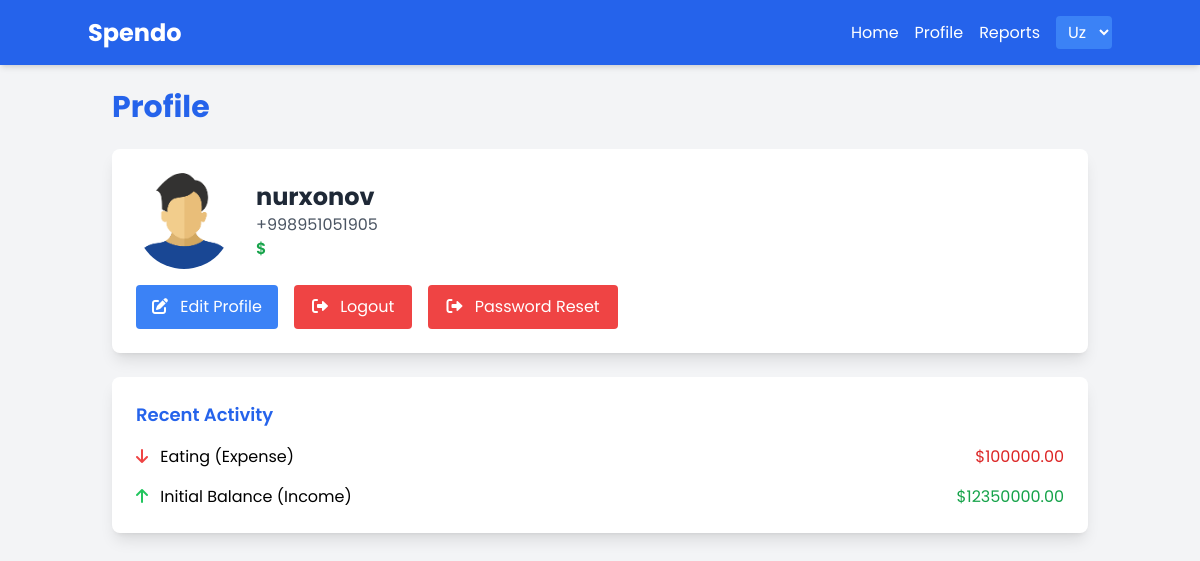
/en/account/nurxonov/profile/ (signed in), run on an earlier commit of the app's database.
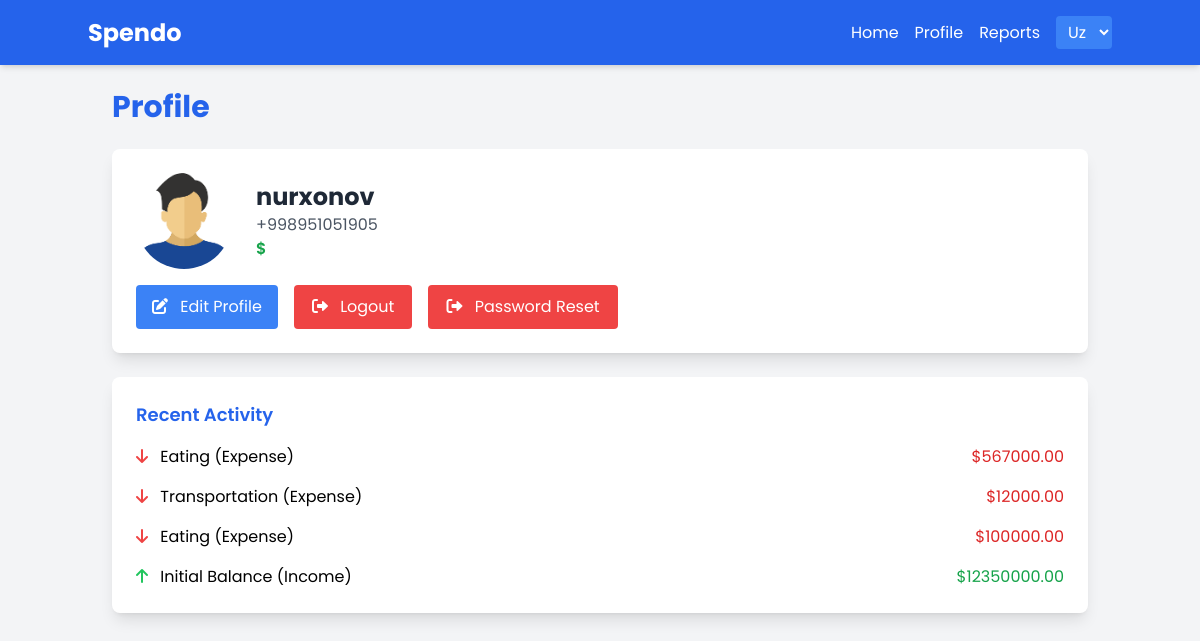
And on a later commit of the database.
### account/models.py (models this page shows, shortened)
class CustomUser(AbstractUser):
    email = models.EmailField(blank=True, null=True, unique=True)
    phone = models.CharField(max_length=15, blank=True, null=True, unique=True)
    username = models.CharField(max_length=200, unique=True)
    first_name = models.CharField(max_length=200, blank=True, null=True)
    last_name = models.CharField(max_length=200, blank=True, null=True)
    avatar = models.ImageField(upload_to='users/', default='user_logo.png')
    created_at = models.DateTimeField(auto_now_add=True)
    updated_at = models.DateTimeField(auto_now=True)
    class Meta:
        verbose_name = 'customuser'
        verbose_name_plural = 'customusers'

### tracker/models.py (models this page shows, shortened)
class Expense(models.Model):
    amount = models.DecimalField(max_digits=10, decimal_places=2, default=0)
    user = models.ForeignKey('account.CustomUser', on_delete=models.CASCADE)
    account = models.ForeignKey(Account, on_delete=models.SET_NULL, null=True)
    type = models.CharField(max_length=100)
    created_at = models.DateTimeField(auto_now_add=True)
    category = models.ForeignKey(ExpenseCategory, on_delete=models.CASCADE)

class ExpenseCategory(models.Model):
    name = models.CharField(max_length=50)
    user = models.ForeignKey('account.CustomUser', on_delete=models.CASCADE)
    class Meta:
        verbose_name = 'expensecategory'
        verbose_name_plural = 'expensecategories'
    def __str__(self):
        return self.name

class Income(models.Model):
    amount = models.DecimalField(max_digits=10, decimal_places=2, default=0)
    user = models.ForeignKey('account.CustomUser', on_delete=models.CASCADE)
    account = models.ForeignKey(Account, on_delete=models.SET_NULL, null=True)
    type = models.CharField(max_length=100)
    created_at = models.DateTimeField(auto_now_add=True)
    category = models.ForeignKey(IncomeCategory, on_delete=models.CASCADE)

class IncomeCategory(models.Model):
    name = models.CharField(max_length=50)
    user = models.ForeignKey('account.CustomUser', on_delete=models.CASCADE)
    class Meta:
        verbose_name = 'incomecategory'
        verbose_name_plural = 'incomecategories'
    def __str__(self):
        return self.name

### account/views.py (the view, shortened to what this page needs)
# urls.py: path('<str:username>/profile/', ProfileView.as_view(), name='profile'),
class ProfileView(View, LoginRequiredMixin):
    def get(self, request, username):
        user = get_object_or_404(CustomUser, username=username)
        form = ProfileForm(instance=user)
        income = Income.objects.filter(user=request.user)
        expense = Expense.objects.filter(user=request.user)
        activity = [{'type': 'income', 'obj': inc, 'created_at': inc.created_at, 'amount': inc.amount,
                        'category': inc.category} for inc in income
                   ] + [
                       {'type': 'expense', 'obj': exp, 'created_at': exp.created_at, 'amount': exp.amount,
                        'category': exp.category} for exp in expense  ]
        activity = sorted(activity, key=lambda x: x['created_at'], reverse=True)[:10]
        return render(request, 'profile.html', {'user': user, 'form': form, 'income': income, 'expense': expense,
                                                'activity': activity})

### account/froms.py (shortened to what this page needs)
class ProfileForm(forms.ModelForm):
    identifier = forms.CharField(max_length=100, label=_("Email or Phone"))
    class Meta:
        model = CustomUser
        fields = [ 'avatar', 'email', 'phone']
        widgets = {
            'avatar': forms.FileInput(attrs={'accept': 'users/'}),
        }

### templates/profile.html (shortened to what this page needs)
{% extends 'base.html' %}
{% load static %}
{% load i18n %}
{% block content %}
<div class="animate__animated animate__slideInUp">
    <h1 class="text-3xl font-bold text-blue-600 mb-6">{% trans "Profile" %}</h1>
    <div class="bg-white p-6 rounded-lg shadow-lg mb-6">
        <div class="flex items-center space-x-6">
            {% if user.avatar %}
            <img src="{{ user.avatar.url }}" alt="Profile Picture" class="w-24 h-24 rounded-full object-cover">
            {% else %}
            <img src="https://via.placeholder.com/100" alt="Profile Picture" class="w-24 h-24 rounded-full">
            {% endif %}
            <div>
                <h2 class="text-2xl font-bold text-gray-800">{{ user.username }}</h2>
                {% if user.phone %}
                <p class="text-gray-600">{{ user.phone }}</p>
                {% endif %}
                <p class="text-green-600 font-semibold">${{ user.balance|floatformat:2 }}</p>
            </div>
        </div>
        <div class="mt-4 flex space-x-4">
            <button onclick="openModal('edit-profile-modal')" class="bg-blue-500 text-white px-4 py-2 rounded hover:bg-blue-600 transition transform hover:scale-105">
                <i class="fas fa-edit mr-2"></i> {% trans "Edit Profile" %}
            </button>
            <form method="POST" action="{% url 'logout' %}">
                <button type="submit" class="bg-red-500 text-white px-4 py-2 rounded hover:bg-red-600 hover:border-yellow-400 border-2 border-transparent hover:scale-105 transition transform animate__animated animate__pulse animate__infinite animate__slow">
                    <i class="fas fa-sign-out-alt mr-2"></i> {% trans "Logout" %}
                </button>
            </form>
            <form method="POST" action="{% url 'password-reset' %}">
                <button type="submit" class="bg-red-500 text-white px-4 py-2 rounded hover:bg-red-600 hover:border-yellow-400 border-2 border-transparent hover:scale-105 transition transform animate__animated animate__pulse animate__infinite animate__slow">
                    <i class="fas fa-sign-out-alt mr-2"></i> {% trans "Password Reset" %}
                </button>
            </form>
        </div>
    </div>
    <div class="bg-white p-6 rounded-lg shadow-lg">
        <h2 class="text-lg font-semibold text-blue-600 mb-4">{% trans "Recent Activity" %}</h2>
        <ul class="space-y-4">
            {% for act in activity %}
            <li class="flex justify-between">
                {% if act.type == 'income' %}
                <span><i class="fas fa-arrow-up text-green-500 mr-2"></i> {{ act.category }} ({% trans "Income" %})</span>
                <span class="text-green-600">${{ act.amount|floatformat:2 }}</span>
                {% else %}
                <span><i class="fas fa-arrow-down text-red-500 mr-2"></i> {{ act.category }} ({% trans "Expense" %})</span>
                <span class="text-red-600">${{ act.amount|floatformat:2 }}</span>
                {% endif %}
            </li>
            {% empty %}
            <li>{% trans "No recent activity" %}</li>
            {% endfor %}
        </ul>
    </div>
</div>
{% endblock %}

### templates/base.html (shortened to what this page needs)
{% load static %}
{% load i18n %}
<!DOCTYPE html>
<html lang="{{ LANGUAGE_CODE }}">
<head>
    <script src="https://cdn.tailwindcss.com"></script>
    <link rel="stylesheet" href="https://cdnjs.cloudflare.com/ajax/libs/font-awesome/6.4.2/css/all.min.css">
    <link rel="stylesheet" href="{% static 'css/style.css' %}">
    <link rel="stylesheet" href="https://cdnjs.cloudflare.com/ajax/libs/animate.css/4.1.1/animate.min.css"/>
    <link rel="stylesheet" href="https://cdnjs.cloudflare.com/ajax/libs/font-awesome/6.0.0/css/all.min.css"/>
</head>
<body class="font-poppins bg-gray-100 relative overflow-x-hidden">
<nav class="bg-blue-600 text-white p-4 shadow-md">
    <div class="container mx-auto flex justify-between items-center">
        <a href="/" class="text-2xl font-bold">{% trans "Spendo" %}</a>
        <div class="flex items-center space-x-4">
            <a href="{% url 'main' %}" class="hover:text-yellow-300 transition">{% trans "Home" %}</a>
            {% if user.is_authenticated %}
                <a href="{% url 'profile' request.user.username %}" class="hover:text-yellow-300 transition">{% trans "Profile" %}</a>
                <a href="{% url 'reports' %}" class="hover:text-yellow-300 transition">{% trans "Reports" %}</a>
            {% endif %}
            <form action="/i18n/setlang/" method="post" class="inline">
                <select name="language" onchange="this.form.submit();" class="bg-blue-500 text-white py-1 px-2 rounded hover:bg-blue-700 focus:outline-none">
                    <option value="uz" {% if LANGUAGE_CODE == 'uz' %}selected{% endif %}>Uz</option>
                </select>
            </form>
        </div>
    </div>
</nav>
<div class="container mx-auto p-6">
    {% block content %}
    {% endblock %}
</div>
</body>
</html>

### static/css/style.css (style rules this page uses)
input, button { transition: all 0.3s ease; }
.font-poppins { font-family: 'Poppins', sans-serif; }
button { transition: all 0.3s ease; }

What changed in the data, as far as the page shows it:
added Expense: category "Eating", amount "567000.00"
added Expense: category "Transportation", amount "12000.00"
